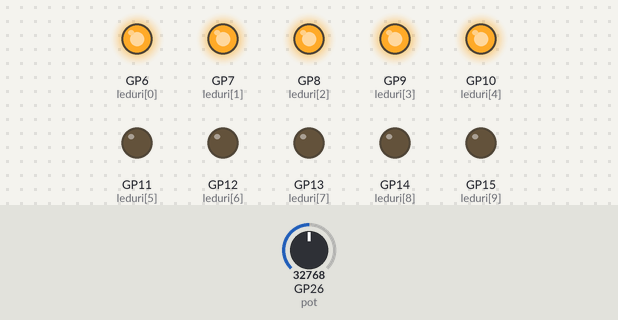
Bench run of a program on a simulated Raspberry Pi Pico running MicroPython. Shown: output pins drawn as LEDs (lit = HIGH). The inputs (shaded band) are chosen by the test bench; at power-on: GP26 (pot) = 32768 (analog values on the 0–65535 scale). What the program prints to the serial console is not drawn.

Above: at 1.2 s.
1.3 s: GP26 (pot) set to 36432
2.8 s: GP26 (pot) set to 38544
At 3.7 s:
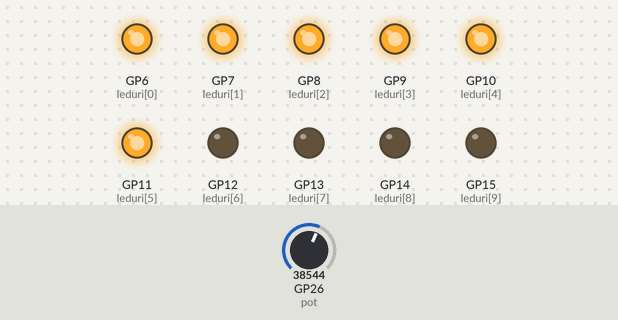
4.3 s: GP26 (pot) set to 45874
At 5.5 s:
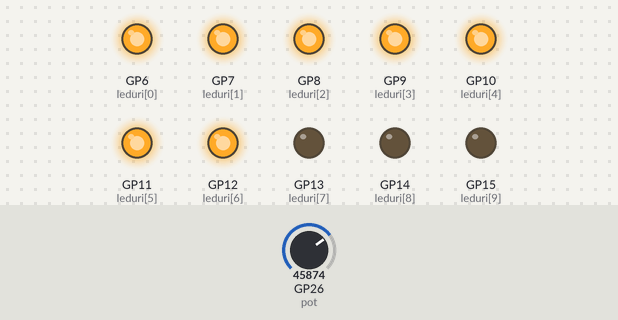
5.8 s: GP26 (pot) set to 49056
7.3 s: GP26 (pot) set to 50496
At 8.3 s:
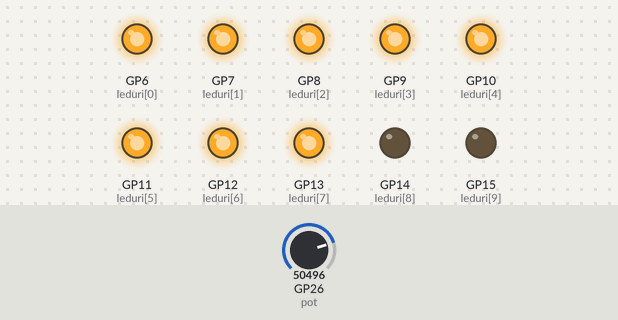
8.8 s: GP26 (pot) set to 32767
At 10.0 s:
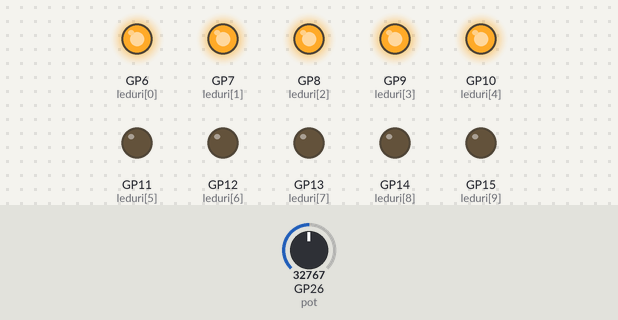
Timing chart, 0 to 11.3 s (numbered marks = the images above; inputs shaded):
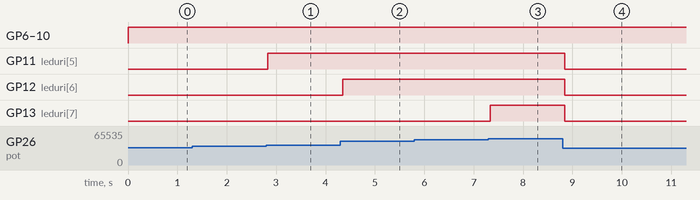

The program:

main.py
```python
from machine import Pin, ADC
import time

pini_led = [6, 7, 8, 9, 10, 11, 12, 13, 14, 15]
leduri = [Pin(p, Pin.OUT) for p in pini_led]
pot = ADC(Pin(26))

def setup():
    for l in leduri: l.value(0)
    print("Sistem stabilizat pornit...")

def loop():

    suma = 0
    for _ in range(10):
        suma += pot.read_u16()
    medie = suma // 10


    numar_aprins = int((medie / 65535) * 10.5)

    for i in range(len(leduri)):
        if i < numar_aprins:
            leduri[i].value(1)
        else:
            leduri[i].value(0)

    time.sleep(0.05)

setup()
while True:
    loop()
```

Measured:
- the behaviour switches between 37440 and 37456 on GP26 (pot) (found by bisection; images 0 and 1)
- the behaviour switches between 49920 and 49936 on GP26 (pot) (found by bisection; images 2 and 3)
- after the input at 1.3 s, every drawn part: stays the same
- after the input at 2.8 s, GP11 (leduri[5]): LOW → HIGH at once
- after the input at 4.3 s, GP12 (leduri[6]): LOW → HIGH after 0.05 s
- after the input at 5.8 s, every drawn part: stays the same
- after the input at 7.3 s, GP13 (leduri[7]): LOW → HIGH at once
- after the input at 8.8 s, GP11 (leduri[5]), GP12 (leduri[6]), GP13 (leduri[7]): HIGH → LOW after 0.05 s
